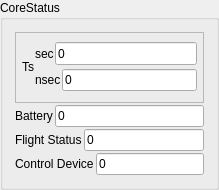
           <widget class="QGroupBox" name="groupBox_23">
            <property name="maximumSize">
             <size>
              <width>16777215</width>
              <height>16777215</height>
             </size>
            </property>
            <property name="title">
             <string>CoreStatus</string>
            </property>
            <layout class="QVBoxLayout" name="verticalLayout">
             <property name="spacing">
              <number>2</number>
             </property>
             <property name="leftMargin">
              <number>12</number>
             </property>
             <property name="topMargin">
              <number>12</number>
             </property>
             <property name="rightMargin">
              <number>12</number>
             </property>
             <property name="bottomMargin">
              <number>12</number>
             </property>
             <item>
              <widget class="QFrame" name="tsDisplay">
               <property name="sizePolicy">
                <sizepolicy hsizetype="MinimumExpanding" vsizetype="MinimumExpanding">
                 <horstretch>0</horstretch>
                 <verstretch>0</verstretch>
                </sizepolicy>
               </property>
               <property name="minimumSize">
                <size>
                 <width>0</width>
                 <height>71</height>
                </size>
               </property>
               <property name="frameShape">
                <enum>QFrame::StyledPanel</enum>
               </property>
               <property name="frameShadow">
                <enum>QFrame::Raised</enum>
               </property>
               <layout class="QGridLayout" name="gridLayout_3">
                <property name="leftMargin">
                 <number>6</number>
                </property>
                <property name="topMargin">
                 <number>6</number>
                </property>
                <property name="rightMargin">
                 <number>6</number>
                </property>
                <property name="bottomMargin">
                 <number>6</number>
                </property>
                <property name="spacing">
                 <number>1</number>
                </property>
                <item row="0" column="0" rowspan="2">
                 <widget class="QLabel" name="label_2">
                  <property name="text">
                   <string>Ts</string>
                  </property>
                 </widget>
                </item>
                <item row="0" column="1">
                 <layout class="QHBoxLayout" name="horizontalLayout">
                  <item>
                   <widget class="QLabel" name="labelTsNs_2">
                    <property name="text">
                     <string>sec</string>
                    </property>
                   </widget>
                  </item>
                  <item>
                   <widget class="QLineEdit" name="le_coreTimeStamp">
                    <property name="minimumSize">
                     <size>
                      <width>0</width>
                      <height>23</height>
                     </size>
                    </property>
                    <property name="text">
                     <string>0</string>
                    </property>
                    <property name="readOnly">
                     <bool>true</bool>
                    </property>
                   </widget>
                  </item>
                 </layout>
                </item>
                <item row="1" column="1">
                 <layout class="QHBoxLayout" name="horizontalLayout_2">
                  <item>
                   <widget class="QLabel" name="labelTsNs">
                    <property name="text">
                     <string>nsec</string>
                    </property>
                   </widget>
                  </item>
                  <item>
                   <widget class="QLineEdit" name="le_coreNanoStamp">
                    <property name="minimumSize">
                     <size>
                      <width>0</width>
                      <height>22</height>
                     </size>
                    </property>
                    <property name="text">
                     <string>0</string>
                    </property>
                    <property name="readOnly">
                     <bool>true</bool>
                    </property>
                   </widget>
                  </item>
                 </layout>
                </item>
               </layout>
              </widget>
             </item>
             <item>
              <layout class="QHBoxLayout" name="horizontalLayout_95">
               <item>
                <widget class="QLabel" name="label_3">
                 <property name="text">
                  <string>Battery</string>
                 </property>
                </widget>
               </item>
               <item>
                <widget class="QLineEdit" name="le_coreCapacity">
                 <property name="text">
                  <string>0</string>
                 </property>
                 <property name="readOnly">
                  <bool>true</bool>
                 </property>
                </widget>
               </item>
              </layout>
             </item>
             <item>
              <layout class="QHBoxLayout" name="horizontalLayout_111">
               <item>
                <widget class="QLabel" name="label_4">
                 <property name="text">
                  <string>Flight Status</string>
                 </property>
                </widget>
               </item>
               <item>
                <widget class="QLineEdit" name="le_coreFlightStatus">
                 <property name="text">
                  <string>0</string>
                 </property>
                 <property name="readOnly">
                  <bool>true</bool>
                 </property>
                </widget>
               </item>
              </layout>
             </item>
             <item>
              <layout class="QHBoxLayout" name="horizontalLayout_113">
               <item>
                <widget class="QLabel" name="label_5">
                 <property name="text">
                  <string>Control Device</string>
                 </property>
                </widget>
               </item>
               <item>
                <widget class="QLineEdit" name="le_coreControlDevice">
                 <property name="text">
                  <string>0</string>
                 </property>
                 <property name="readOnly">
                  <bool>true</bool>
                 </property>
                </widget>
               </item>
              </layout>
             </item>
            </layout>
           </widget>
